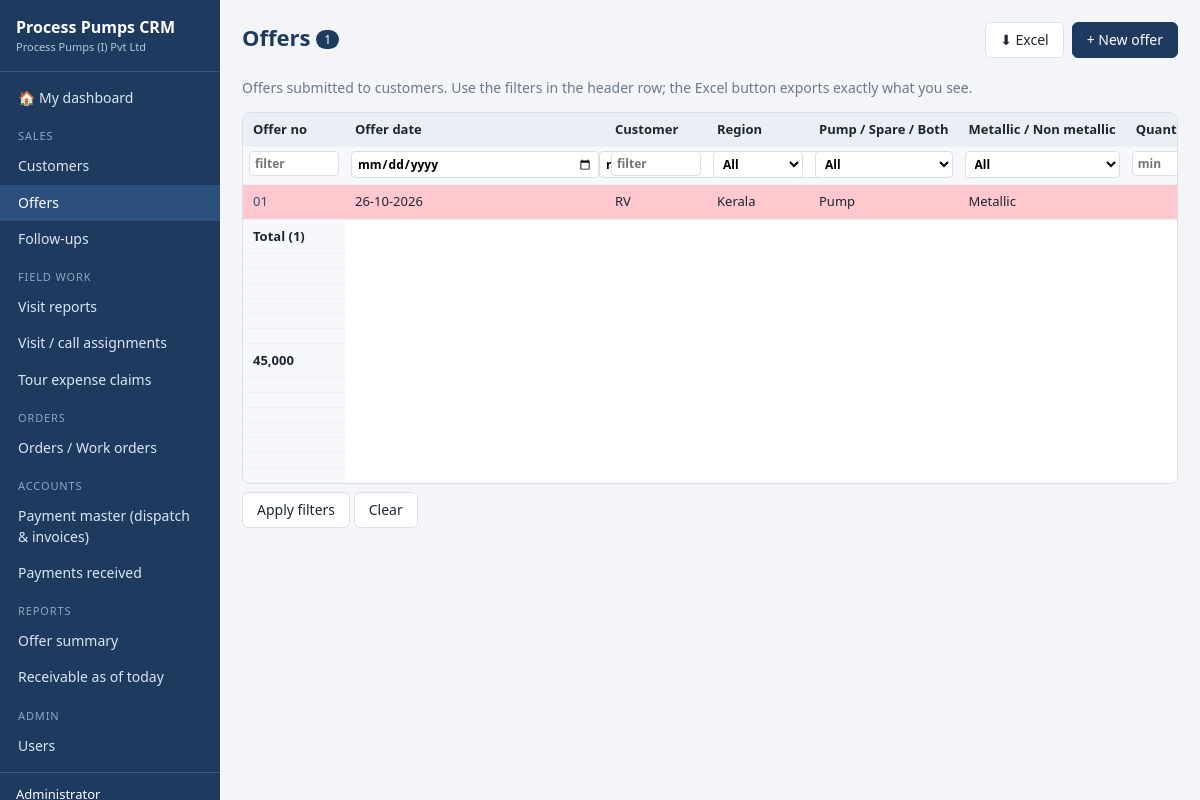
The app's page /offers/ (signed in) with its own data.
### tables this page shows
CREATE TABLE "offers" (id INTEGER PRIMARY KEY AUTOINCREMENT, "customer_id" INTEGER, "contact_id" INTEGER, "offer_no" TEXT, "base_no" TEXT, "revision" TEXT, "offer_date" TEXT, "region" TEXT, "enquiry_no" TEXT, "enquiry_date" TEXT, "enquiry_mode" TEXT, "item_type" TEXT, "moc" TEXT, "quantity" INTEGER, "quoted_value" REAL, "currency" TEXT, "offer_pdf" TEXT, "assigned_engineer_id" INTEGER, "rating" TEXT, "status" TEXT, "next_followup_date" TEXT, "is_latest" INTEGER, "created_at" TEXT, "created_by" INTEGER, "updated_at" TEXT, "updated_by" INTEGER);

### app/core/crud.py (the view)
    @bp.route("/")
    def index():
        need("view")
        args = request.args
        if "_f" not in args and module.default_filters:
            args = {**{"f_" + k: v for k, v in module.default_filters.items()}, **args.to_dict()}
        page = max(int(args.get("page", 1) or 1), 1)
        per = module.page_size or int(current_app.config["PAGE_SIZE"])
        res = module.query(g.user, filters=args, sort=args.get("sort"), direction=args.get("dir", "asc"),
                           page=page, per_page=per)
        pages = max((res["total"] + per - 1) // per, 1)
        return render_template("list.html", module=module, rows=res["rows"], total=res["total"], sums=res["sums"],
                               page=page, pages=pages, args=args,
                               can_create=module.can("create", g.user), can_export=module.allowed("export", g.user))

### app/core/auth.py (called while the page is built)
def csrf_token():
    if "_csrf" not in session:
        session["_csrf"] = secrets.token_hex(16)
    return session["_csrf"]

@bp.before_app_request
def load_user_and_guard():
    g.user = None
    uid = session.get("uid")
    if uid:
        u = db.q1("SELECT * FROM users WHERE id=? AND active=1", (uid,))
        if u:
            u.pop("password_hash", None)
            g.user = u
    if request.method == "POST":
        sent = request.form.get("_csrf") or request.headers.get("X-CSRF-Token")
        if not sent or sent != session.get("_csrf"):
            abort(400, "Security token missing or expired - please reload the page and try again.")
    if request.endpoint and request.endpoint not in PUBLIC_ENDPOINTS and g.user is None:
        return redirect(url_for("auth.login", next=request.full_path if request.method == "GET" else None))

### app/core/db.py (called while the page is built)
def connect(path):
    conn = sqlite3.connect(path, timeout=30)
    conn.row_factory = sqlite3.Row
    conn.execute("PRAGMA journal_mode=WAL")
    conn.execute("PRAGMA foreign_keys=OFF")
    return conn

def get_db():
    if "db" not in g:
        g.db = connect(current_app.config["DATABASE"])
    return g.db

def _teardown(exc):
    conn = g.pop("db", None)
    if conn is not None:
        try:
            conn.rollback() if exc else conn.commit()
        finally:
            conn.close()

def q(sql, params=()):
    return [dict(r) for r in get_db().execute(sql, params).fetchall()]

def q1(sql, params=()):
    r = get_db().execute(sql, params).fetchone()
    return dict(r) if r else None

### app/core/fields.py (called while the page is built)
    def display(self, value):
        return "" if value is None else str(value)

    def display(self, value):
        return "" if value is None else str(value)

    def display(self, value):
        return fmt_money(value)

    def display(self, value):
        return fmt_date(value, current_app.config["DATE_DISPLAY"])

    @property
    def choices(self):
        raw = self._choices() if callable(self._choices) else self._choices
        return [c if isinstance(c, (tuple, list)) else (c, c) for c in raw]

    def display(self, value):
        return dict(self.choices).get(value, value or "")

    def display(self, value):
        return "Yes" if value else "No"

### app/core/module.py (called while the page is built)
    @property
    def list_fields(self):
        if self._list_fields:
            return [self.by_name[n] for n in self._list_fields]
        return [f for f in self.fields if f.show_in_list]

    @property
    def filter_fields(self):
        return [f for f in self.list_fields if f.filterable]

### app/templates/list.html (shortened to what this page needs)
{% extends 'base.html' %}
{% from '_macros.html' import cell, pager %}
{% block content %}
<div class="page-head">
  <h1>{{ module.plural }} <span class="count">{{ total }}</span></h1>
  <div class="actions">
    {% if can_export %}<a class="btn" href="{{ url_for(module.key ~ '.export', **args) }}">&#11015; Excel</a>{% endif %}
    {% if can_create %}<a class="btn primary" href="{{ url_for(module.key ~ '.new') }}">+ {{ module.new_label or 'New ' ~ module.label|lower }}</a>{% endif %}
  </div>
</div>
{% if module.intro %}<p class="muted">{{ module.intro }}</p>{% endif %}
<div class="table-wrap">
<table class="grid">
  <thead>
    <tr>{% for f in module.list_fields %}
      {% set d = 'desc' if args.get('sort') == f.name and args.get('dir', 'asc') == 'asc' else 'asc' %}
      <th><a class="sort" href="{{ url_for(module.key ~ '.index', **dict(args, sort=f.name, dir=d)) }}">{{ f.label }}{% if args.get('sort') == f.name %} {{ '▲' if args.get('dir','asc') == 'asc' else '▼' }}{% endif %}</a></th>
    {% endfor %}</tr>
    <tr class="filters">{% for f in module.list_fields %}<th>
      {% if f.filterable %}
        {% set n = 'f_' ~ f.name %}
        {% if f.kind == 'date' %}
          <input form="filters" type="date" name="{{ n }}_from" value="{{ args.get(n ~ '_from', '') }}" title="from"><input form="filters" type="date" name="{{ n }}_to" value="{{ args.get(n ~ '_to', '') }}" title="to">
        {% elif f.kind in ('int', 'money') %}
          <input form="filters" type="number" step="any" name="{{ n }}_min" placeholder="min" value="{{ args.get(n ~ '_min', '') }}">
        {% elif f.kind == 'choice' %}
          <select form="filters" name="{{ n }}" data-auto><option value="">All</option>{% for v, l in f.choices %}<option value="{{ v }}" {% if args.get(n) == v %}selected{% endif %}>{{ l }}</option>{% endfor %}</select>
        {% elif f.kind == 'bool' %}
          <select form="filters" name="{{ n }}" data-auto><option value="">All</option><option value="1" {% if args.get(n) == '1' %}selected{% endif %}>Yes</option><option value="0" {% if args.get(n) == '0' %}selected{% endif %}>No</option></select>
        {% else %}
          <input form="filters" type="text" name="{{ n }}" placeholder="filter" value="{{ args.get(n, '') }}">
        {% endif %}
      {% endif %}
    </th>{% endfor %}</tr>
  </thead>
  <tbody>
  {% for row in rows %}
    <tr class="{{ module.row_class(row) if module.row_class else '' }}">
      {% for f in module.list_fields %}<td>{% if loop.first %}<a href="{{ url_for(module.key ~ '.view', id=row.id) }}">{{ cell(module, f, row) or '—' }}</a>{% else %}{{ cell(module, f, row) }}{% endif %}</td>{% endfor %}
    </tr>
  {% else %}<tr><td colspan="{{ module.list_fields|length }}" class="empty">No records match.</td></tr>
  {% endfor %}
  </tbody>
  {% if sums %}<tfoot><tr>{% for f in module.list_fields %}<td class="num">{% if f.summary %}{{ module.display(f, {f.name: sums[f.name]}) }}{% elif loop.first %}Total ({{ total }}){% endif %}</td>{% endfor %}</tr></tfoot>{% endif %}
</table>
</div>
<div class="filter-buttons"><button class="btn" form="filters">Apply filters</button> <a class="btn" href="{{ url_for(module.key ~ '.index', _f=1) }}">Clear</a></div>
{% endblock %}

### app/templates/_macros.html (shortened to what this page needs)
{% macro cell(module, f, row) -%}
  {%- if f.kind == 'file' -%}
    {%- if row[f.name] -%}<a href="{{ url_for(module.key ~ '.file', id=row.id, fname=f.name) }}" target="_blank">&#128206; View</a>{%- endif -%}
  {%- elif f.badge -%}
    {%- set v = module.display(f, row) -%}{%- if v -%}<span class="badge b-{{ v|slug }}">{{ v }}</span>{%- endif -%}
  {%- elif f.kind in ('money', 'int') -%}<span class="num">{{ module.display(f, row) }}</span>
  {%- elif f.kind == 'textarea' -%}<span class="clip">{{ module.display(f, row) }}</span>
  {%- else -%}{{ module.display(f, row) }}
  {%- endif -%}
{%- endmacro %}

### app/static/css/app.css (style rules this page uses)
:root { --navy:#1f3a5f;--navy2:#2c4f7c;--bg:#f3f5f9;--card:#fff;--line:#d9dfe8;--text:#1c2733;--muted:#6b7a8c; --red:#ffc7ce;--red-t:#9c0006;--yellow:#ffeb9c;--yellow-t:#7a5b00;--green:#c6efce;--green-t:#06602a;--accent:#e08a00;--radius:8px }
* { box-sizing:border-box }
body { margin:0;font:14px/1.45 "Segoe UI",system-ui,Arial,sans-serif;color:var(--text);background:var(--bg) }
a { color:var(--navy2);text-decoration:none }
h1 { font-size:22px;margin:0 0 10px;color:var(--navy) }
.muted,.hint,small { color:var(--muted) }
.page-head { display:flex;justify-content:space-between;align-items:flex-start;gap:12px;flex-wrap:wrap;margin-bottom:8px }
.actions { display:flex;gap:8px;flex-wrap:wrap;align-items:center }
.count { background:var(--navy);color:#fff;border-radius:10px;font-size:12px;padding:1px 8px;vertical-align:middle;font-weight:400 }
.btn { display:inline-block;border:1px solid var(--line);background:#fff;color:var(--text);padding:7px 14px;border-radius:6px;cursor:pointer;font:inherit }
.btn.primary { background:var(--navy);color:#fff;border-color:var(--navy) }
.table-wrap { overflow-x:auto;border:1px solid var(--line);border-radius:var(--radius);background:#fff;margin-bottom:8px }
table.grid { border-collapse:collapse;width:100%;font-size:13px }
.grid th,.grid td { padding:7px 10px;border-bottom:1px solid #edf0f5;text-align:left;vertical-align:top;white-space:nowrap }
.grid td { white-space:normal;min-width:70px }
.grid thead th { background:#eaeff6;position:sticky;top:0;font-weight:600 }
.grid tr.filters th { background:#f6f8fb;padding:4px 6px;position:static }
.grid tr.filters input,.grid tr.filters select { width:100%;min-width:90px;padding:3px 5px;font-size:12px;border:1px solid var(--line);border-radius:4px;margin-bottom:2px }
.grid tfoot td { font-weight:700;background:#f6f8fb }
.num { text-align:right;font-variant-numeric:tabular-nums;display:block }
a.sort { color:var(--text) }
tr.row-red td { background:var(--red) }
input[type=text],input[type=email],input[type=tel],input[type=number],input[type=date],input[type=password],select,textarea { width:100%;padding:7px 9px;border:1px solid #c5cdd9;border-radius:6px;font:inherit;background:#fff }
.filter-buttons { margin:6px 0 }

### records on screen
offers: display "01" "26-10-2026" "RV" "Kerala" "Pump" "Metallic"

### other values on screen
{{ app_title }} "Process Pumps CRM"
{{ company }} "Process Pumps (I) Pvt Ltd"
{{ group }} "SALES" "FIELD WORK" "ORDERS" "ACCOUNTS" "REPORTS" "ADMIN"
{{ i.label }} "Customers" "Offers" "Follow-ups" "Visit reports" "Visit / call assignments" "Tour expense claims" "Orders / Work orders" "Payment master (dispatch & invoices)" "Payments received" "Offer summary" "Receivable as of today" "Users"
{{ module.plural }} "Offers"
{{ total }} "1"
{{ module.new_label or 'New ' ~ module.label|lower }} "New offer"
{{ module.intro }} "Offers submitted to customers. Use the filters in the header row; the Excel button exports exactly what you see."
{{ f.label }} "Offer no" "Offer date" "Customer" "Region" "Pump / Spare / Both" "Metallic / Non metallic"
{{ module.display(f, {f.name: sums[f.name]}) }} "45,000"
